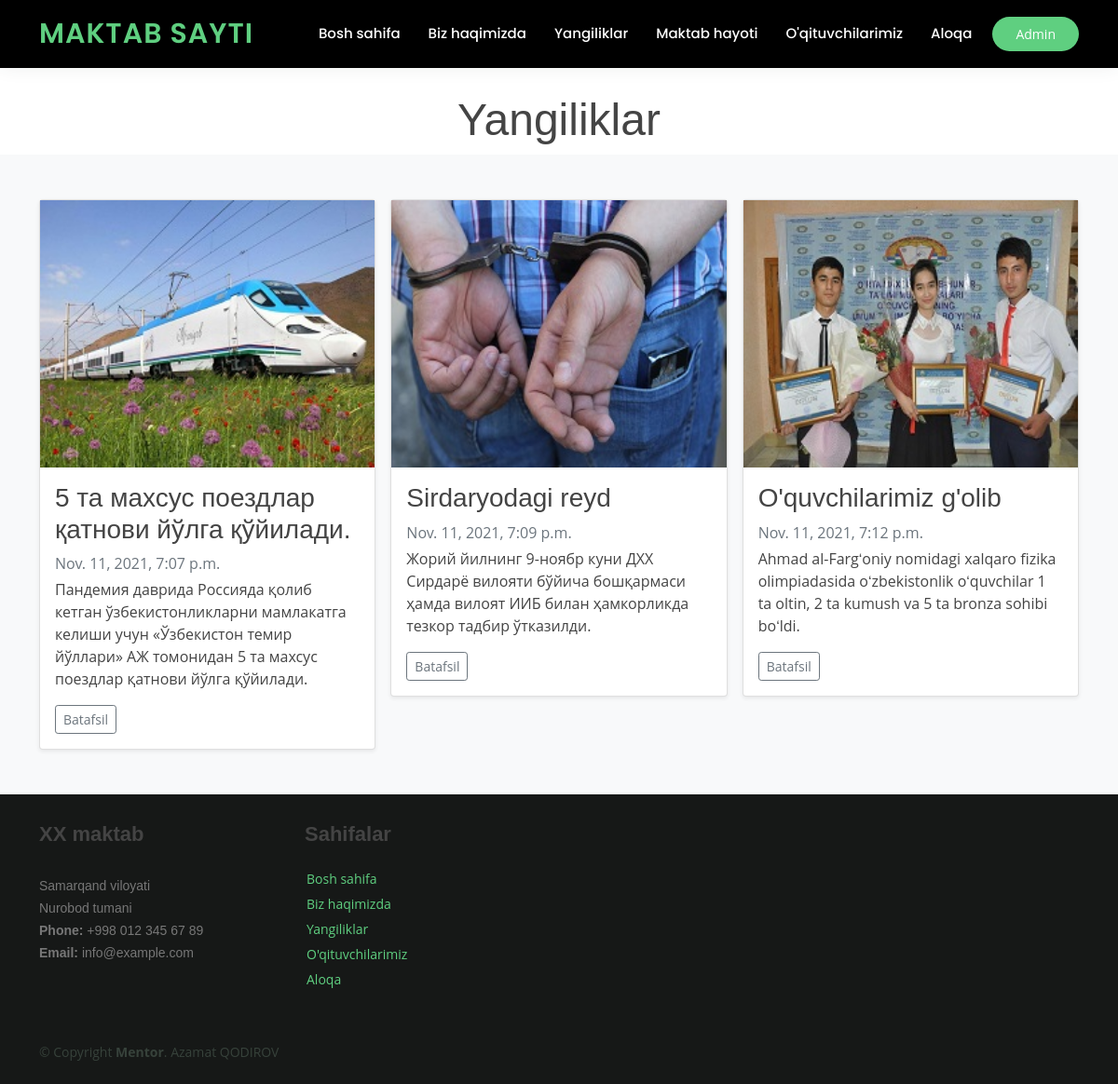
Page /news on the committed database.
### backend/models.py (models this page shows, shortened)
class Lead(models.Model):
    title = models.CharField(max_length=50)
    description = models.CharField(max_length=250)
    full_text = models.TextField()
    date = models.DateTimeField()
    image = models.ImageField(upload_to='images/', default="img/default-2.png")
    slug = models.SlugField(max_length=30)

### backend/views.py (the view)
def news(request):
    data = Lead.objects.all()
    return render(request, "news.html", {'lead': data})

### template/news.html (shortened to what this page needs)
{% extends "layout.html" %}
{% block content %}
<div class="container" style="padding-top: 100px;">
 <h1 class="fade-in">Yangiliklar</h1>
</div>
<div class="album py-5 bg-light">
    <div class="container">
      <div class="row row-cols-1 row-cols-sm-2 row-cols-md-3 g-3">
          {% for lead in lead %}
        <div class="col">
          <div class="card shadow-sm">
            <img src="{{lead.image.url}}" alt="">
            <div class="card-body">
                <h3>{{lead.title}}</h3>
                <div class="mb-1 text-muted">{{lead.date}}</div>
                <p>{{lead.description}}</p>
            <div class="d-flex justify-content-between align-items-center">
                  <a type="submit" href="{{post.get_absolute_url}}" class="btn btn-sm btn-outline-secondary">Batafsil</a>
              </div>
            </div>
          </div>
        </div>
        {% endfor %}
      </div>
    </div>
  </div>
{% endblock %}

### static/css/style.css (style rules this page uses)
body { font-family: "Open Sans", sans-serif; color: #444444; }
a { color: #5fcf80; text-decoration: none; }
h1, h2, h3, h4, h5, h6 { font-family: "Raleway", sans-serif; }
.fade-in { animation: fade-in 5s infinite alternate; font-size: 3em; text-align: center; }

### rows in the picture
Lead: image (picture), title "5 та махсус поездлар қатнови йўлга қўйилади.", date "Nov. 11, 2021, 7:07 p.m.", description "Пандемия даврида Россияда қолиб кетган ўзбекистонликларни мамлакатга келиши учун «Ўзбекистон темир йўллари» АЖ томонидан 5 та махсус поездлар қатнови йўлга қўйилади."
Lead: image (picture), title "Sirdaryodagi reyd", date "Nov. 11, 2021, 7:09 p.m.", description "Жорий йилнинг 9-ноябр куни ДХХ Сирдарё вилояти бўйича бошқармаси ҳамда вилоят ИИБ билан ҳамкорликда тезкор тадбир ўтказилди."
Lead: image (picture), title "O'quvchilarimiz g'olib", date "Nov. 11, 2021, 7:12 p.m.", description "Ahmad al-Fargʻoniy nomidagi xalqaro fizika olimpiadasida oʻzbekistonlik oʻquvchilar 1 ta oltin, 2 ta kumush va 5 ta bronza sohibi boʻldi."
